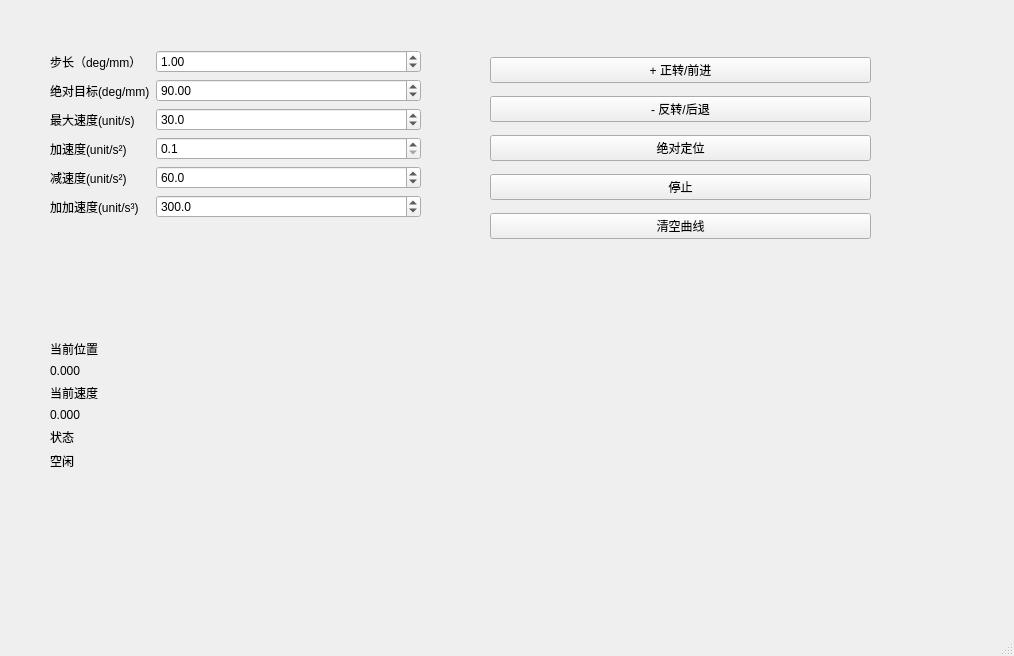
<?xml version="1.0" encoding="UTF-8"?>
<ui version="4.0">
 <class>MainWindow</class>
 <widget class="QMainWindow" name="MainWindow">
  <property name="geometry">
   <rect>
    <x>0</x>
    <y>0</y>
    <width>1014</width>
    <height>656</height>
   </rect>
  </property>
  <property name="windowTitle">
   <string>MainWindow</string>
  </property>
  <widget class="QWidget" name="centralwidget">
   <widget class="QWidget" name="formLayoutWidget">
    <property name="geometry">
     <rect>
      <x>50</x>
      <y>50</y>
      <width>371</width>
      <height>211</height>
     </rect>
    </property>
    <layout class="QFormLayout" name="formLayout">
     <item row="0" column="0">
      <widget class="QLabel" name="labelStep">
       <property name="text">
        <string>步长（deg/mm）</string>
       </property>
      </widget>
     </item>
     <item row="0" column="1">
      <widget class="QDoubleSpinBox" name="spinStep">
       <property name="minimum">
        <double>-360.000000000000000</double>
       </property>
       <property name="maximum">
        <double>360.000000000000000</double>
       </property>
       <property name="value">
        <double>1.000000000000000</double>
       </property>
      </widget>
     </item>
     <item row="1" column="0">
      <widget class="QLabel" name="labelTarget">
       <property name="text">
        <string>绝对目标(deg/mm)</string>
       </property>
      </widget>
     </item>
     <item row="1" column="1">
      <widget class="QDoubleSpinBox" name="spinTarget">
       <property name="minimum">
        <double>-100000.000000000000000</double>
       </property>
       <property name="maximum">
        <double>100000.000000000000000</double>
       </property>
       <property name="value">
        <double>90.000000000000000</double>
       </property>
      </widget>
     </item>
     <item row="2" column="0">
      <widget class="QLabel" name="labelVel">
       <property name="text">
        <string>最大速度(unit/s)</string>
       </property>
      </widget>
     </item>
     <item row="2" column="1">
      <widget class="QDoubleSpinBox" name="spinVel">
       <property name="decimals">
        <number>1</number>
       </property>
       <property name="minimum">
        <double>0.100000000000000</double>
       </property>
       <property name="maximum">
        <double>10000.000000000000000</double>
       </property>
       <property name="value">
        <double>30.000000000000000</double>
       </property>
      </widget>
     </item>
     <item row="3" column="0">
      <widget class="QLabel" name="labelAcc">
       <property name="text">
        <string>加速度(unit/s²)</string>
       </property>
      </widget>
     </item>
     <item row="3" column="1">
      <widget class="QDoubleSpinBox" name="spinAcc">
       <property name="decimals">
        <number>1</number>
       </property>
       <property name="minimum">
        <double>0.100000000000000</double>
       </property>
       <property name="maximum">
        <double>100000.000000000000000</double>
       </property>
      </widget>
     </item>
     <item row="4" column="0">
      <widget class="QLabel" name="labelDec">
       <property name="text">
        <string>减速度(unit/s²)</string>
       </property>
      </widget>
     </item>
     <item row="4" column="1">
      <widget class="QDoubleSpinBox" name="spinDec">
       <property name="decimals">
        <number>1</number>
       </property>
       <property name="minimum">
        <double>0.100000000000000</double>
       </property>
       <property name="maximum">
        <double>100000.000000000000000</double>
       </property>
       <property name="value">
        <double>60.000000000000000</double>
       </property>
      </widget>
     </item>
     <item row="5" column="0">
      <widget class="QLabel" name="labelJerk">
       <property name="text">
        <string>加加速度(unit/s³)</string>
       </property>
      </widget>
     </item>
     <item row="5" column="1">
      <widget class="QDoubleSpinBox" name="spinJerk">
       <property name="decimals">
        <number>1</number>
       </property>
       <property name="minimum">
        <double>0.100000000000000</double>
       </property>
       <property name="maximum">
        <double>100000000.000000000000000</double>
       </property>
       <property name="value">
        <double>300.000000000000000</double>
       </property>
      </widget>
     </item>
    </layout>
   </widget>
   <widget class="QWidget" name="gridLayoutWidget">
    <property name="geometry">
     <rect>
      <x>490</x>
      <y>50</y>
      <width>381</width>
      <height>201</height>
     </rect>
    </property>
    <layout class="QGridLayout" name="gridLayout">
     <item row="3" column="0">
      <widget class="QPushButton" name="btnStop">
       <property name="text">
        <string>停止</string>
       </property>
      </widget>
     </item>
     <item row="0" column="0">
      <widget class="QPushButton" name="btnPlus">
       <property name="text">
        <string>+ 正转/前进</string>
       </property>
      </widget>
     </item>
     <item row="2" column="0">
      <widget class="QPushButton" name="btnAbs">
       <property name="text">
        <string>绝对定位</string>
       </property>
      </widget>
     </item>
     <item row="1" column="0">
      <widget class="QPushButton" name="btnMinus">
       <property name="text">
        <string>- 反转/后退</string>
       </property>
      </widget>
     </item>
     <item row="4" column="0">
      <widget class="QPushButton" name="btnClear">
       <property name="text">
        <string>清空曲线</string>
       </property>
      </widget>
     </item>
    </layout>
   </widget>
   <widget class="QWidget" name="formLayoutWidget_2">
    <property name="geometry">
     <rect>
      <x>50</x>
      <y>340</y>
      <width>161</width>
      <height>221</height>
     </rect>
    </property>
    <layout class="QFormLayout" name="formLayout_2">
     <item row="0" column="0">
      <widget class="QLabel" name="labelPosTitle">
       <property name="text">
        <string>当前位置</string>
       </property>
      </widget>
     </item>
     <item row="2" column="0">
      <widget class="QLabel" name="labelVelTitle">
       <property name="text">
        <string>当前速度</string>
       </property>
      </widget>
     </item>
     <item row="3" column="0">
      <widget class="QLabel" name="labelVel_2">
       <property name="text">
        <string>0.000</string>
       </property>
      </widget>
     </item>
     <item row="4" column="0">
      <widget class="QLabel" name="labelStateTitle">
       <property name="text">
        <string>状态</string>
       </property>
      </widget>
     </item>
     <item row="1" column="0">
      <widget class="QLabel" name="labelPos">
       <property name="text">
        <string>0.000</string>
       </property>
      </widget>
     </item>
     <item row="5" column="0">
      <widget class="QLabel" name="labelState">
       <property name="text">
        <string>空闲</string>
       </property>
      </widget>
     </item>
    </layout>
   </widget>
   <widget class="QWidget" name="plot" native="true">
    <property name="geometry">
     <rect>
      <x>300</x>
      <y>270</y>
      <width>631</width>
      <height>341</height>
     </rect>
    </property>
   </widget>
  </widget>
  <widget class="QMenuBar" name="menubar">
   <property name="geometry">
    <rect>
     <x>0</x>
     <y>0</y>
     <width>1014</width>
     <height>24</height>
    </rect>
   </property>
  </widget>
  <widget class="QStatusBar" name="statusbar"/>
 </widget>
 <resources/>
 <connections/>
</ui>
